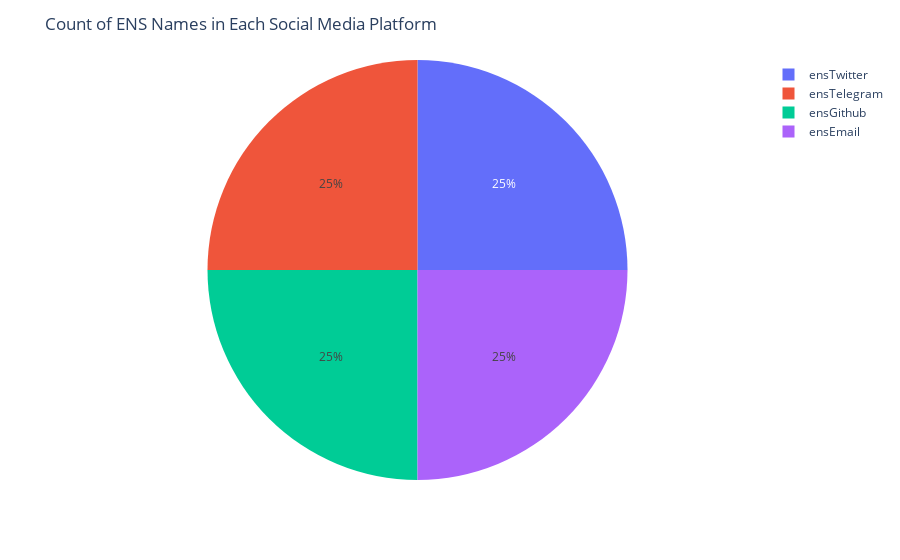

Notebook source saved alongside this figure:
### Code cell
# Define the list of social media platform columns
platform_columns = ['ensTwitter', 'ensTelegram', 'ensGithub', 'ensEmail']

# Initialize an empty dictionary to store platform counts
platform_counts = {}


# Calculate counts of ENS addresses in each social media platform
for platform in platform_columns:
    platform_count = len(filtered_data[filtered_data[platform].notnull()])
    platform_counts[platform] = platform_count

# Convert platform_counts to a DataFrame
platform_counts_df = pd.DataFrame.from_dict(platform_counts, orient='index', columns=['Count'])

# Calculate platform_proportions
platform_proportions = platform_counts_df['Count'] / len(filtered_ens_names) * 100
platform_proportions = platform_proportions.round(2)

# Find the most common social media platform
most_common_platform = platform_counts_df['Count'].idxmax()

# Plotting a pie chart
fig = px.pie(platform_counts_df, values='Count', names=platform_counts_df.index)
fig.update_layout(title='Count of ENS Names in Each Social Media Platform')

# Display the platform counts, proportions, and the most common platform
print(platform_counts_df)
print(f"\nPlatform Proportions:\n{platform_proportions}\n")
print(f"The most common social media platform is {most_common_platform}")

# Show the pie chart
fig.show()

### Figure 1 — Plotly figure (JSON) as saved in the notebook; plotly's stock layout.template omitted (floating-point values rounded to 4 significant figures)
{"data": [{"domain": {"x": [0, 1], "y": [0, 1]}, "hovertemplate": "index=%{label}<br>Count=%{value}<extra></extra>", "labels": ["ensTwitter", "ensTelegram", "ensGithub", "ensEmail"], "legendgroup": "", "name": "", "showlegend": true, "type": "pie", "values": [239, 239, 239, 239]}], "layout": {"legend": {"tracegroupgap": 0}, "margin": {"t": 60}, "title": {"text": "Count of ENS Names in Each Social Media Platform"}}}
